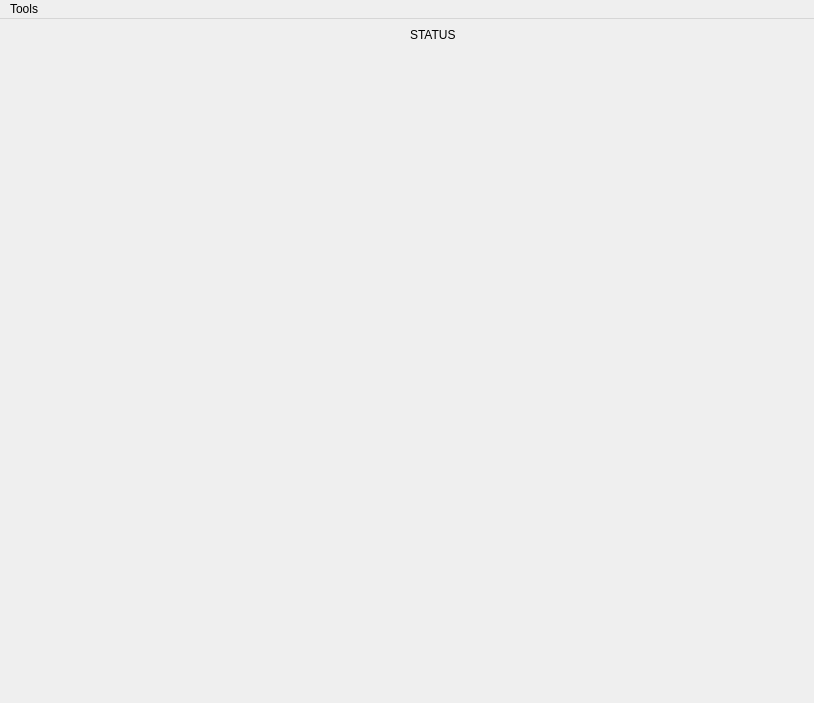
<?xml version="1.0" encoding="UTF-8"?>
<ui version="4.0">
 <class>SilCam</class>
 <widget class="QMainWindow" name="SilCam">
  <property name="geometry">
   <rect>
    <x>0</x>
    <y>0</y>
    <width>814</width>
    <height>703</height>
   </rect>
  </property>
  <property name="sizePolicy">
   <sizepolicy hsizetype="Expanding" vsizetype="Expanding">
    <horstretch>0</horstretch>
    <verstretch>0</verstretch>
   </sizepolicy>
  </property>
  <property name="windowTitle">
   <string notr="true">SilCam</string>
  </property>
  <property name="statusTip">
   <string notr="true"/>
  </property>
  <widget class="QWidget" name="centralwidget">
   <layout class="QGridLayout" name="gridLayout">
    <item row="0" column="1" alignment="Qt::AlignTop">
     <widget class="QLabel" name="statusBar">
      <property name="text">
       <string>STATUS</string>
      </property>
     </widget>
    </item>
    <item row="1" column="0" colspan="2">
     <widget class="QWidget" name="fig_widget" native="true">
      <property name="minimumSize">
       <size>
        <width>790</width>
        <height>400</height>
       </size>
      </property>
     </widget>
    </item>
   </layout>
  </widget>
  <widget class="QMenuBar" name="menubar">
   <property name="geometry">
    <rect>
     <x>0</x>
     <y>0</y>
     <width>814</width>
     <height>26</height>
    </rect>
   </property>
   <widget class="QMenu" name="menuProcessing">
    <property name="enabled">
     <bool>true</bool>
    </property>
    <property name="title">
     <string>Tools</string>
    </property>
    <addaction name="actionExport_summary_data"/>
    <addaction name="actionExport_summary_figure"/>
    <addaction name="actionConvert_silc_to_bmp"/>
    <addaction name="actionSilc_file_player"/>
    <addaction name="actionServer"/>
   </widget>
   <addaction name="menuProcessing"/>
  </widget>
  <action name="actionServer">
   <property name="text">
    <string>Realtime data server</string>
   </property>
  </action>
  <action name="actionConvert_silc_to_bmp">
   <property name="text">
    <string>Convert silc to bmp</string>
   </property>
  </action>
  <action name="actionExport_summary_data">
   <property name="text">
    <string>Export summary data (to xls)</string>
   </property>
  </action>
  <action name="actionExport_summary_figure">
   <property name="text">
    <string>Export summary figure (to png)</string>
   </property>
  </action>
  <action name="actionSilc_file_player">
   <property name="text">
    <string>silc file player</string>
   </property>
  </action>
 </widget>
 <resources/>
 <connections/>
</ui>
